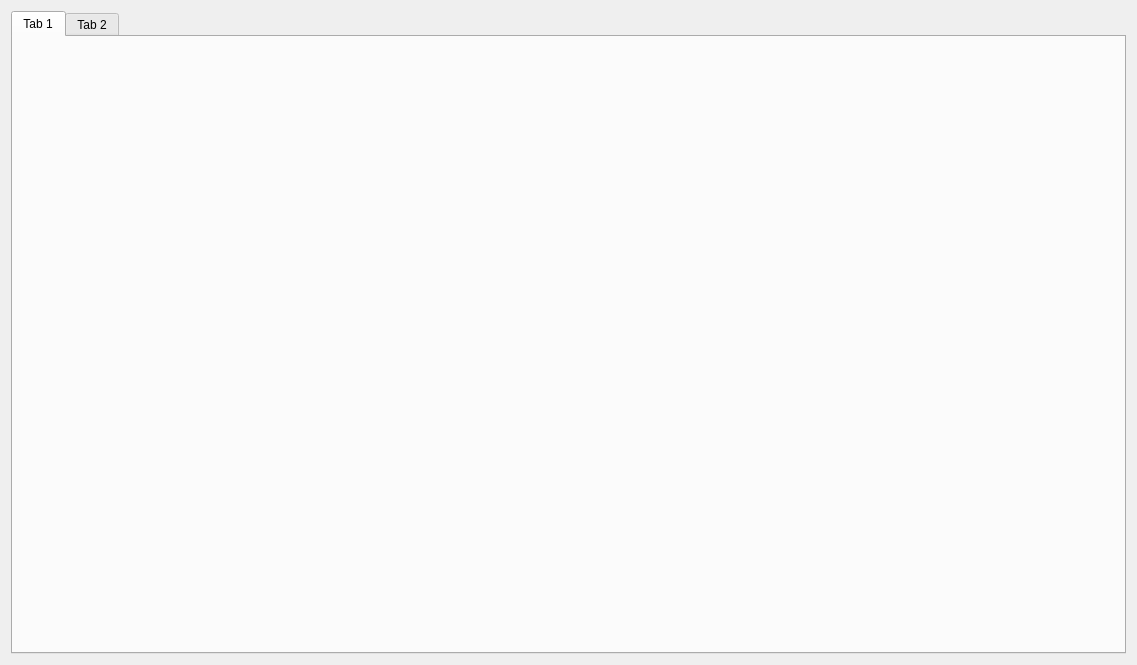
<?xml version="1.0" encoding="UTF-8"?>
<ui version="4.0">
 <class>ChartTable</class>
 <widget class="QWidget" name="ChartTable">
  <property name="geometry">
   <rect>
    <x>0</x>
    <y>0</y>
    <width>1137</width>
    <height>665</height>
   </rect>
  </property>
  <property name="windowTitle">
   <string>Form</string>
  </property>
  <layout class="QHBoxLayout" name="horizontalLayout">
   <item>
    <widget class="QTabWidget" name="tabWidget_">
     <property name="currentIndex">
      <number>0</number>
     </property>
     <widget class="QChartView" name="cv_course_status_">
      <attribute name="title">
       <string>Tab 1</string>
      </attribute>
     </widget>
     <widget class="QChartView" name="cv_teacher_name_">
      <attribute name="title">
       <string>Tab 2</string>
      </attribute>
     </widget>
    </widget>
   </item>
  </layout>
 </widget>
 <customwidgets>
  <customwidget>
   <class>QChartView</class>
   <extends>QWidget</extends>
   <header>qchartview.h</header>
   <container>1</container>
  </customwidget>
 </customwidgets>
 <resources/>
 <connections/>
</ui>
